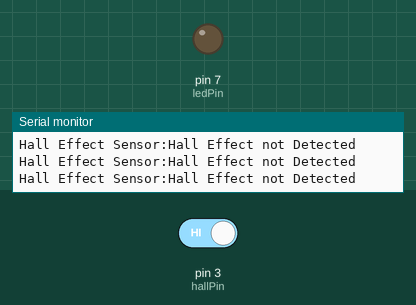
The sketch below on a simulated Arduino Uno, built with avr-gcc and run on an emulated ATmega328P. Shown: output pins drawn as LEDs (lit = HIGH), the last lines printed to the serial monitor. Inputs (shaded band) come from the test bench; at power-on: pin 3 (hallPin) HIGH.

Above: at 1.8 s.
1.9 s: pin 3 (hallPin) driven LOW
At 2.9 s:
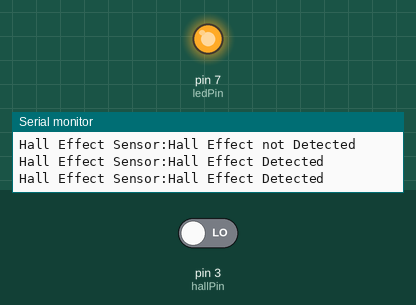
3.5 s: pin 3 (hallPin) driven HIGH
At 4.1 s:
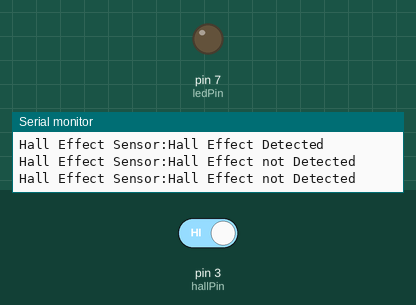
Timing chart, 0 to 6.5 s (numbered marks = the images above; inputs shaded):
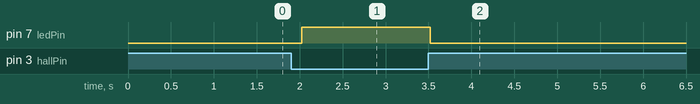

The sketch:

Hall_Effect_Sensor.ino
```cpp
/*** Atya Technologies - Hall Effect Sensor Code ***/

// Variables declaration:
int hallPin = 3;
int ledPin = 7;

// the setup routine runs once when you press reset:

void setup() {
  // initialize serial communication at 9600 bits per second:
  Serial.begin(9600);
  Serial.println("Welcome to Atya Technologies Pvt. Ltd.");
  //Set hallPin pin as an input
  pinMode(hallPin, INPUT);
  pinMode(ledPin, OUTPUT);
}

// the loop routine runs over and over again forever:

void loop() {
  Serial.print("Hall Effect Sensor:");
  // Read the state of the Hall sensor
  int sensorValue = digitalRead(hallPin);
  if (sensorValue == 0) {
    digitalWrite(ledPin, HIGH);
    Serial.println("Hall Effect Detected");
    delay(500);
  } else {
    digitalWrite(ledPin, LOW);
    Serial.println("Hall Effect not Detected");
    delay(500);  //add delay in milliseconds
  }
  Serial.println();
}
```

Measured:
- after the input at 1.9 s, pin 7 (ledPin): LOW → HIGH after 0.12 s
- after the input at 3.5 s, pin 7 (ledPin): HIGH → LOW at once
